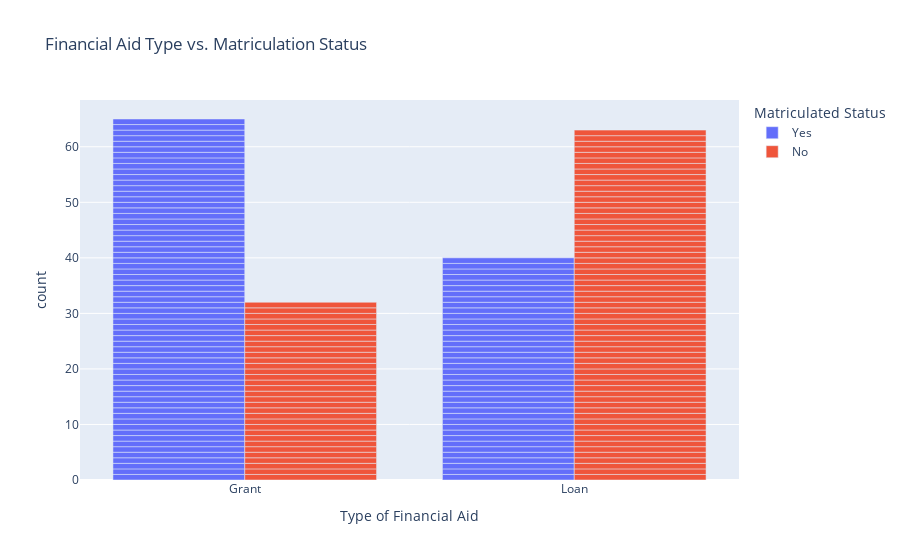

Notebook cell for this chart:
### Markdown cell above
**Bar Chart: Financial Aid Type vs. Matriculation Status**

### Code cell
fig6 = px.bar(fadata, 
             x='Financial Aid Type', 
             color='Matriculated', 
             title="Financial Aid Type vs. Matriculation Status",
             labels={'Financial Aid Type': 'Type of Financial Aid', 'Matriculated': 'Matriculated Status'},
             barmode='group')

fig6.show()

### Figure 1 — Plotly figure (JSON) as saved in the notebook; plotly's stock layout.template omitted (floating-point values rounded to 4 significant figures)
{"data": [{"alignmentgroup": "True", "hovertemplate": "Matriculated Status=Yes<br>Type of Financial Aid=%{x}<br>count=%{y}<extra></extra>", "legendgroup": "Yes", "marker": {"color": "#636efa", "pattern": {"shape": ""}}, "name": "Yes", "offsetgroup": "Yes", "orientation": "v", "showlegend": true, "textposition": "auto", "type": "bar", "x": ["Grant", "Loan", "Loan", "Loan", "Grant", "Loan", "Grant", "Grant", "Grant", "Grant", "Grant", "Grant", "Loan", "Grant", "Grant", "Grant", "Grant", "Grant", "Grant", "Loan", "Grant", "Grant", "Grant", "Loan", "Grant", "Grant", "Loan", "Grant", "Grant", "Loan", "Grant", "Loan", "Grant", "Grant", "Grant", "Grant", "Loan", "Loan", "Grant", "Grant", "Grant", "Grant", "Grant", "Loan", "Grant", "Loan", "Loan", "Loan", "Grant", "Loan", "Grant", "Grant", "Loan", "Loan", "Grant", "Loan", "Loan", "Grant", "Grant", "Grant", "Grant", "Grant", "Grant", "Loan", "Loan", "Grant", "Grant", "Grant", "Loan", "Loan", "Grant", "Grant", "Loan", "Loan", "Grant", "Loan", "Grant", "Grant", "Loan", "Grant", "Loan", "Loan", "Loan", "Grant", "Grant", "Grant", "Grant", "Loan", "Loan", "Grant", "Grant", "Loan", "Grant", "Grant", "Grant", "Loan", "Grant", "Loan", "Loan", "Grant", "Loan", "Grant", "Loan", "Grant", "Grant"], "xaxis": "x", "y": [1, 1, 1, 1, 1, 1, 1, 1, 1, 1, 1, 1, 1, 1, 1, 1, 1, 1, 1, 1, 1, 1, 1, 1, 1, 1, 1, 1, 1, 1, 1, 1, 1, 1, 1, 1, 1, 1, 1, 1, 1, 1, 1, 1, 1, 1, 1, 1, 1, 1, 1, 1, 1, 1, 1, 1, 1, 1, 1, 1, 1, 1, 1, 1, 1, 1, 1, 1, 1, 1, 1, 1, 1, 1, 1, 1, 1, 1, 1, 1, 1, 1, 1, 1, 1, 1, 1, 1, 1, 1, 1, 1, 1, 1, 1, 1, 1, 1, 1, 1, 1, 1, 1, 1, 1], "yaxis": "y"}, {"alignmentgroup": "True", "hovertemplate": "Matriculated Status=No<br>Type of Financial Aid=%{x}<br>count=%{y}<extra></extra>", "legendgroup": "No", "marker": {"color": "#EF553B", "pattern": {"shape": ""}}, "name": "No", "offsetgroup": "No", "orientation": "v", "showlegend": true, "textposition": "auto", "type": "bar", "x": ["Loan", "Grant", "Loan", "Loan", "Grant", "Loan", "Loan", "Grant", "Loan", "Loan", "Loan", "Loan", "Loan", "Loan", "Loan", "Loan", "Grant", "Grant", "Loan", "Grant", "Loan", "Loan", "Loan", "Grant", "Grant", "Loan", "Grant", "Grant", "Grant", "Loan", "Grant", "Grant", "Grant", "Loan", "Loan", "Loan", "Loan", "Loan", "Grant", "Loan", "Loan", "Grant", "Loan", "Loan", "Grant", "Loan", "Grant", "Grant", "Loan", "Loan", "Grant", "Loan", "Loan", "Grant", "Loan", "Grant", "Loan", "Loan", "Loan", "Grant", "Loan", "Loan", "Grant", "Loan", "Loan", "Grant", "Loan", "Loan", "Grant", "Grant", "Grant", "Loan", "Loan", "Loan", "Loan", "Loan", "Loan", "Grant", "Loan", "Loan", "Loan", "Loan", "Loan", "Loan", "Loan", "Loan", "Grant", "Grant", "Loan", "Grant", "Loan", "Loan", "Loan", "Loan", "Loan"], "xaxis": "x", "y": [1, 1, 1, 1, 1, 1, 1, 1, 1, 1, 1, 1, 1, 1, 1, 1, 1, 1, 1, 1, 1, 1, 1, 1, 1, 1, 1, 1, 1, 1, 1, 1, 1, 1, 1, 1, 1, 1, 1, 1, 1, 1, 1, 1, 1, 1, 1, 1, 1, 1, 1, 1, 1, 1, 1, 1, 1, 1, 1, 1, 1, 1, 1, 1, 1, 1, 1, 1, 1, 1, 1, 1, 1, 1, 1, 1, 1, 1, 1, 1, 1, 1, 1, 1, 1, 1, 1, 1, 1, 1, 1, 1, 1, 1, 1], "yaxis": "y"}], "layout": {"barmode": "group", "legend": {"title": {"text": "Matriculated Status"}, "tracegroupgap": 0}, "title": {"text": "Financial Aid Type vs. Matriculation Status"}, "xaxis": {"anchor": "y", "domain": [0, 1], "title": {"text": "Type of Financial Aid"}}, "yaxis": {"anchor": "x", "domain": [0, 1], "title": {"text": "count"}}}}
